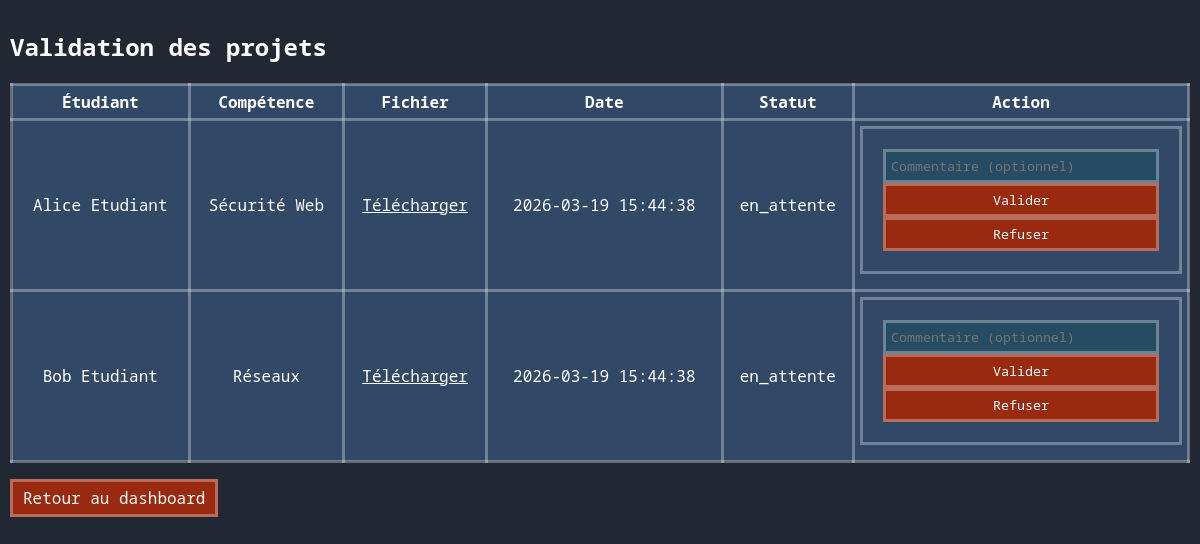
The app's page /projets/index.php (signed in) with its own data.
### tables this page shows
CREATE TABLE soumission_projet (
    id_soumission INT AUTO_INCREMENT PRIMARY KEY,
    id_projet INT,
    id_user INT,
    fichier VARCHAR(255),
    date_soumission DATETIME DEFAULT CURRENT_TIMESTAMP,
    statut ENUM('en_attente', 'valide', 'refuse') DEFAULT 'en_attente',
    commentaire_formateur TEXT,
    FOREIGN KEY (id_projet) REFERENCES projet(id_projet),
    FOREIGN KEY (id_user) REFERENCES utilisateur(id_user)
);

CREATE TABLE utilisateur (
    id_user INT AUTO_INCREMENT PRIMARY KEY,
    nom VARCHAR(100) NOT NULL,
    email VARCHAR(150) NOT NULL UNIQUE,
    password_hash VARCHAR(255) NOT NULL,
    role ENUM('admin', 'formateur', 'etudiant') NOT NULL,
    statut ENUM('en_attente', 'valide', 'desactive') DEFAULT 'en_attente',
    date_creation DATETIME DEFAULT CURRENT_TIMESTAMP
);

CREATE TABLE competence (
    id_competence INT AUTO_INCREMENT PRIMARY KEY,
    nom VARCHAR(150) NOT NULL,
    description TEXT
);

### src/projets/index.php (the view, shortened to what this page needs)
<?php
$pdo = getDatabaseConnection();
$projets = $pdo->query('SELECT sp.id_soumission, sp.fichier, sp.date_soumission, sp.statut, u.nom AS etudiant, c.nom AS competence FROM soumission_projet sp JOIN utilisateur u ON sp.id_user = u.id_user LEFT JOIN projet p ON sp.id_projet = p.id_projet LEFT JOIN competence c ON p.id_competence = c.id_competence WHERE sp.statut = "en_attente" ORDER BY sp.date_soumission DESC')->fetchAll();
?>
<!DOCTYPE html>
<html lang="fr">
<head>
    <link rel="stylesheet" href="/style.css">
</head>
<body>
    <h2>Validation des projets</h2>
    <?php if ($projets): ?>
        <table border="1" cellpadding="5">
            <tr>
                <th>Étudiant</th>
                <th>Compétence</th>
                <th>Fichier</th>
                <th>Date</th>
                <th>Statut</th>
                <th>Action</th>
            </tr>
            <?php foreach ($projets as $p): ?>
                <tr>
                    <td><?= htmlspecialchars($p['etudiant']) ?></td>
                    <td><?= htmlspecialchars($p['competence']) ?></td>
                    <td><a href="/uploads/<?= htmlspecialchars($p['fichier']) ?>">Télécharger</a></td>
                    <td><?= htmlspecialchars($p['date_soumission']) ?></td>
                    <td><?= htmlspecialchars($p['statut']) ?></td>
                    <td>
                        <form method="post">
                            <input type="text" name="commentaire" placeholder="Commentaire (optionnel)">
                            <button type="submit" name="action" value="valider">Valider</button>
                            <button type="submit" name="action" value="refuser">Refuser</button>
                        </form>
                    </td>
                </tr>
            <?php endforeach; ?>
        </table>
    <?php else: ?>
        <p>Aucun projet en attente.</p>
    <?php endif; ?>
    <p><a class="button-link" href="/dashboard/">Retour au dashboard</a></p>
</body>
</html>

### src/style.css (style rules this page uses)
:root { --background-primary-color: #212834; --background-secondary-color: #314866; --background-thirdly-color: #254c63; --affirmative-color: #063f41; --negative-color: #99290f; --text-color: #ffffff; --border-color: #ffffff50; }
* { box-sizing: border-box; color: var(--text-color); font-family: 'Noto Sans Mono', monospace; }
body { background-color: var(--background-primary-color); margin: 0; padding: 10px; }
table { width: 100%; border-collapse: collapse; border-color: var(--border-color); border: 3px solid var(--border-color); }
th, td { background-color: var(--background-secondary-color); border: 3px solid var(--border-color); text-align: center; }
button { background-color: var(--negative-color); color: var(--text-color); border: 3px solid var(--border-color); padding: 5px 10px; cursor: pointer; }
.button-link { display: inline-block; background-color: var(--negative-color); color: var(--text-color); border: 3px solid var(--border-color); padding: 5px 10px; text-decoration: none; cursor: pointer; }
form { display: flex; flex-direction: column; background-color: var(--background-secondary-color); padding: 20px; border: 3px solid var(--border-color); max-width: 500px; margin-bottom: 10px; }
input, select, textarea { background-color: var(--background-thirdly-color); color: var(--text-color); border: 3px solid var(--border-color); padding: 5px; width: 100%; }

### records on screen
soumission_projet: id_user.nom "Alice Etudiant", competence.nom "Sécurité Web", date_soumission "2026-03-19 15:44:38", statut "en_attente"
soumission_projet: id_user.nom "Bob Etudiant", competence.nom "Réseaux", date_soumission "2026-03-19 15:44:38", statut "en_attente"
